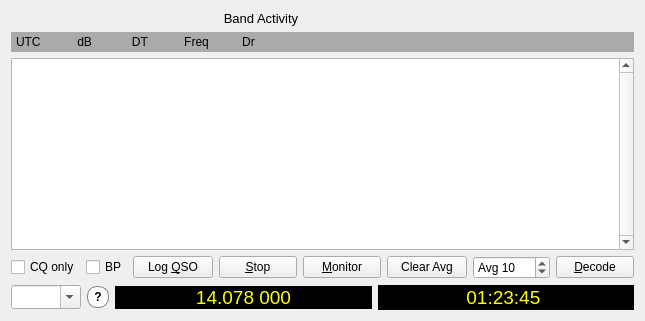
      <widget class="QWidget" name="layoutWidget">
       <layout class="QVBoxLayout" name="verticalLayout_3">
        <item>
         <widget class="QLabel" name="lh_decodes_title_label">
          <property name="maximumSize">
           <size>
            <width>500</width>
            <height>16777215</height>
           </size>
          </property>
          <property name="font">
           <font>
            <pointsize>10</pointsize>
            <bold>false</bold>
           </font>
          </property>
          <property name="text">
           <string>Band Activity</string>
          </property>
          <property name="alignment">
           <set>Qt::AlignCenter</set>
          </property>
         </widget>
        </item>
        <item>
         <widget class="QLabel" name="lh_decodes_headings_label">
          <property name="minimumSize">
           <size>
            <width>300</width>
            <height>20</height>
           </size>
          </property>
          <property name="maximumSize">
           <size>
            <width>16777215</width>
            <height>20</height>
           </size>
          </property>
          <property name="palette">
           <palette>
            <active>
             <colorrole role="Base">
              <brush brushstyle="SolidPattern">
               <color alpha="255">
                <red>252</red>
                <green>252</green>
                <blue>252</blue>
               </color>
              </brush>
             </colorrole>
             <colorrole role="Window">
              <brush brushstyle="SolidPattern">
               <color alpha="255">
                <red>170</red>
                <green>170</green>
                <blue>170</blue>
               </color>
              </brush>
             </colorrole>
            </active>
            <inactive>
             <colorrole role="Base">
              <brush brushstyle="SolidPattern">
               <color alpha="255">
                <red>252</red>
                <green>252</green>
                <blue>252</blue>
               </color>
              </brush>
             </colorrole>
             <colorrole role="Window">
              <brush brushstyle="SolidPattern">
               <color alpha="255">
                <red>170</red>
                <green>170</green>
                <blue>170</blue>
               </color>
              </brush>
             </colorrole>
            </inactive>
            <disabled>
             <colorrole role="Base">
              <brush brushstyle="SolidPattern">
               <color alpha="255">
                <red>170</red>
                <green>170</green>
                <blue>170</blue>
               </color>
              </brush>
             </colorrole>
             <colorrole role="Window">
              <brush brushstyle="SolidPattern">
               <color alpha="255">
                <red>170</red>
                <green>170</green>
                <blue>170</blue>
               </color>
              </brush>
             </colorrole>
            </disabled>
           </palette>
          </property>
          <property name="autoFillBackground">
           <bool>true</bool>
          </property>
          <property name="text">
           <string>UTC           dB            DT           Freq          Dr </string>
          </property>
          <property name="textFormat">
           <enum>Qt::PlainText</enum>
          </property>
          <property name="indent">
           <number>5</number>
          </property>
         </widget>
        </item>
        <item>
         <widget class="DisplayText" name="decodedTextBrowser">
          <property name="frameShape">
           <enum>QFrame::StyledPanel</enum>
          </property>
          <property name="verticalScrollBarPolicy">
           <enum>Qt::ScrollBarAlwaysOn</enum>
          </property>
          <property name="horizontalScrollBarPolicy">
           <enum>Qt::ScrollBarAsNeeded</enum>
          </property>
          <property name="cursorWidth">
           <number>0</number>
          </property>
          <property name="textInteractionFlags">
           <set>Qt::TextSelectableByKeyboard|Qt::TextSelectableByMouse</set>
          </property>
         </widget>
        </item>
        <item>
         <layout class="QHBoxLayout" name="horizontalLayout" stretch="0,0,3,3,3,3,3,3">
          <item>
           <widget class="QCheckBox" name="cbCQonly">
            <property name="toolTip">
             <string>CQ messages only.</string>
            </property>
            <property name="text">
             <string>CQ only</string>
            </property>
           </widget>
          </item>
          <item>
           <widget class="QCheckBox" name="cbBypass">
            <property name="toolTip">
             <string>Bypass Filters toggled via Settings or the View menu.</string>
            </property>
            <property name="text">
             <string>BP</string>
            </property>
           </widget>
          </item>
          <item>
           <widget class="QPushButton" name="logQSOButton">
            <property name="minimumSize">
             <size>
              <width>0</width>
              <height>0</height>
             </size>
            </property>
            <property name="toolTip">
             <string>Enter this QSO in log</string>
            </property>
            <property name="text">
             <string>Log &amp;QSO</string>
            </property>
           </widget>
          </item>
          <item>
           <widget class="QPushButton" name="stopButton">
            <property name="minimumSize">
             <size>
              <width>50</width>
              <height>0</height>
             </size>
            </property>
            <property name="toolTip">
             <string>Stop monitoring</string>
            </property>
            <property name="text">
             <string>&amp;Stop</string>
            </property>
           </widget>
          </item>
          <item>
           <widget class="QPushButton" name="monitorButton">
            <property name="minimumSize">
             <size>
              <width>50</width>
              <height>0</height>
             </size>
            </property>
            <property name="toolTip">
             <string>Toggle monitoring On/Off</string>
            </property>
            <property name="styleSheet">
             <string notr="true">QPushButton:checked {
    color: #000000;
	background-color: #00ff00;
    border-style: outset;
	border-width: 1px;
	border-radius: 5px;
    border-color: black;
	min-width: 5em;
	padding: 3px;
}</string>
            </property>
            <property name="text">
             <string>&amp;Monitor</string>
            </property>
            <property name="checkable">
             <bool>true</bool>
            </property>
            <property name="checked">
             <bool>false</bool>
            </property>
           </widget>
          </item>
          <item>
           <widget class="QPushButton" name="ClrAvgButton">
            <property name="enabled">
             <bool>true</bool>
            </property>
            <property name="minimumSize">
             <size>
              <width>0</width>
              <height>0</height>
             </size>
            </property>
            <property name="toolTip">
             <string>&lt;html&gt;&lt;head/&gt;&lt;body&gt;&lt;p&gt;Clear the accumulating message average.&lt;/p&gt;&lt;/body&gt;&lt;/html&gt;</string>
            </property>
            <property name="accessibleDescription">
             <string>Clear the accumulating message average.</string>
            </property>
            <property name="text">
             <string>Clear Avg</string>
            </property>
           </widget>
          </item>
          <item>
           <widget class="HintedSpinBox" name="sbEchoAvg">
            <property name="prefix">
             <string>Avg </string>
            </property>
            <property name="minimum">
             <number>1</number>
            </property>
            <property name="maximum">
             <number>100</number>
            </property>
            <property name="value">
             <number>10</number>
            </property>
           </widget>
          </item>
          <item>
           <widget class="QPushButton" name="DecodeButton">
            <property name="minimumSize">
             <size>
              <width>50</width>
              <height>0</height>
             </size>
            </property>
            <property name="focusPolicy">
             <enum>Qt::StrongFocus</enum>
            </property>
            <property name="toolTip">
             <string>&lt;html&gt;&lt;head/&gt;&lt;body&gt;&lt;p&gt;Decode most recent Rx period at QSO Frequency&lt;/p&gt;&lt;/body&gt;&lt;/html&gt;</string>
            </property>
            <property name="accessibleDescription">
             <string>Decode most recent Rx period at QSO Frequency</string>
            </property>
            <property name="styleSheet">
             <string notr="true">QPushButton:checked {
	color: rgb(0, 0, 0);
	background-color: cyan;
	border-style: outset;
	border-width: 1px;
	border-radius: 5px;
	border-color: black;
	min-width: 5em;
	padding: 3px;
}</string>
            </property>
            <property name="text">
             <string>&amp;Decode</string>
            </property>
            <property name="checkable">
             <bool>true</bool>
            </property>
           </widget>
          </item>
         </layout>
        </item>
        <item>
         <layout class="QGridLayout" name="gridLayout_4" rowstretch="0">
          <item row="0" column="0">
           <widget class="BandComboBox" name="bandComboBox">
            <property name="maximumSize">
             <size>
              <width>70</width>
              <height>16777215</height>
             </size>
            </property>
            <property name="toolTip">
             <string>&lt;html&gt;&lt;head/&gt;&lt;body&gt;&lt;p&gt;Select operating band or enter frequency in MHz or enter kHz increment followed by k.&lt;/p&gt;&lt;/body&gt;&lt;/html&gt;</string>
            </property>
            <property name="accessibleName">
             <string>Frequency entry</string>
            </property>
            <property name="accessibleDescription">
             <string>Select operating band or enter frequency in MHz or enter kHz increment followed by k.</string>
            </property>
            <property name="editable">
             <bool>true</bool>
            </property>
            <property name="maxVisibleItems">
             <number>28</number>
            </property>
            <property name="insertPolicy">
             <enum>QComboBox::NoInsert</enum>
            </property>
            <property name="sizeAdjustPolicy">
             <enum>QComboBox::AdjustToMinimumContentsLengthWithIcon</enum>
            </property>
           </widget>
          </item>
          <item row="0" column="1">
           <widget class="QPushButton" name="readFreq">
            <property name="enabled">
             <bool>false</bool>
            </property>
            <property name="toolTip">
             <string>&lt;html&gt;&lt;head/&gt;&lt;body&gt;&lt;p&gt;If orange or red there has been a rig control failure, click to reset and read the dial frequency.  S implies split mode.&lt;/p&gt;&lt;/body&gt;&lt;/html&gt;</string>
            </property>
            <property name="accessibleDescription">
             <string>If orange or red there has been a rig control failure, click to reset and read the dial frequency. S implies split mode.</string>
            </property>
            <property name="styleSheet">
             <string notr="true">QPushButton {
 font-family: helvetica;
 font-size: 9pt;
 font-weight: bold;
 background-color: white;
 color: black;
 border-style: solid;
 border-width:1px;
 border-radius:10px;
 border-color: gray;
 max-width:20px;
 max-height:20px;
 min-width:20px;
 min-height:20px;
}
QPushButton[state=&quot;error&quot;] {
 background-color: red;
}
QPushButton[state=&quot;warning&quot;] {
 background-color: orange;
}
QPushButton[state=&quot;ok&quot;] {
 background-color: #00ff00;
}</string>
            </property>
            <property name="text">
             <string>?</string>
            </property>
           </widget>
          </item>
          <item row="0" column="2">
           <widget class="QLabel" name="labDialFreq">
            <property name="sizePolicy">
             <sizepolicy hsizetype="Minimum" vsizetype="Fixed">
              <horstretch>0</horstretch>
              <verstretch>0</verstretch>
             </sizepolicy>
            </property>
            <property name="font">
             <font>
              <family>MS Shell Dlg 2</family>
              <pointsize>14</pointsize>
             </font>
            </property>
            <property name="toolTip">
             <string>USB dial frequency</string>
            </property>
            <property name="styleSheet">
             <string notr="true">QLabel {
  font-family: MS Shell Dlg 2;
  font-size: 14pt;
   color : yellow;
   background-color : black;
}
QLabel[oob=&quot;true&quot;] {
  background-color: red;
}</string>
            </property>
            <property name="text">
             <string>14.078 000</string>
            </property>
            <property name="alignment">
             <set>Qt::AlignCenter</set>
            </property>
            <property name="margin">
             <number>5</number>
            </property>
           </widget>
          </item>
          <item row="0" column="3">
           <widget class="QLabel" name="labUTC">
            <property name="sizePolicy">
             <sizepolicy hsizetype="Minimum" vsizetype="Fixed">
              <horstretch>0</horstretch>
              <verstretch>0</verstretch>
             </sizepolicy>
            </property>
            <property name="font">
             <font>
              <family>MS Shell Dlg 2</family>
              <pointsize>14</pointsize>
             </font>
            </property>
            <property name="styleSheet">
             <string notr="true">QLabel {
  font-family: MS Shell Dlg 2;
  font-size: 14pt;
  background-color : black;
  color : yellow;
}</string>
            </property>
            <property name="frameShape">
             <enum>QFrame::StyledPanel</enum>
            </property>
            <property name="frameShadow">
             <enum>QFrame::Sunken</enum>
            </property>
            <property name="lineWidth">
             <number>2</number>
            </property>
            <property name="midLineWidth">
             <number>0</number>
            </property>
            <property name="text">
             <string>&lt;html&gt;&lt;head/&gt;&lt;body&gt;&lt;p align=&quot;center&quot;&gt; 01:23:45 &lt;/p&gt;&lt;/body&gt;&lt;/html&gt;</string>
            </property>
            <property name="alignment">
             <set>Qt::AlignCenter</set>
            </property>
            <property name="margin">
             <number>5</number>
            </property>
           </widget>
          </item>
         </layout>
        </item>
       </layout>
      </widget>
